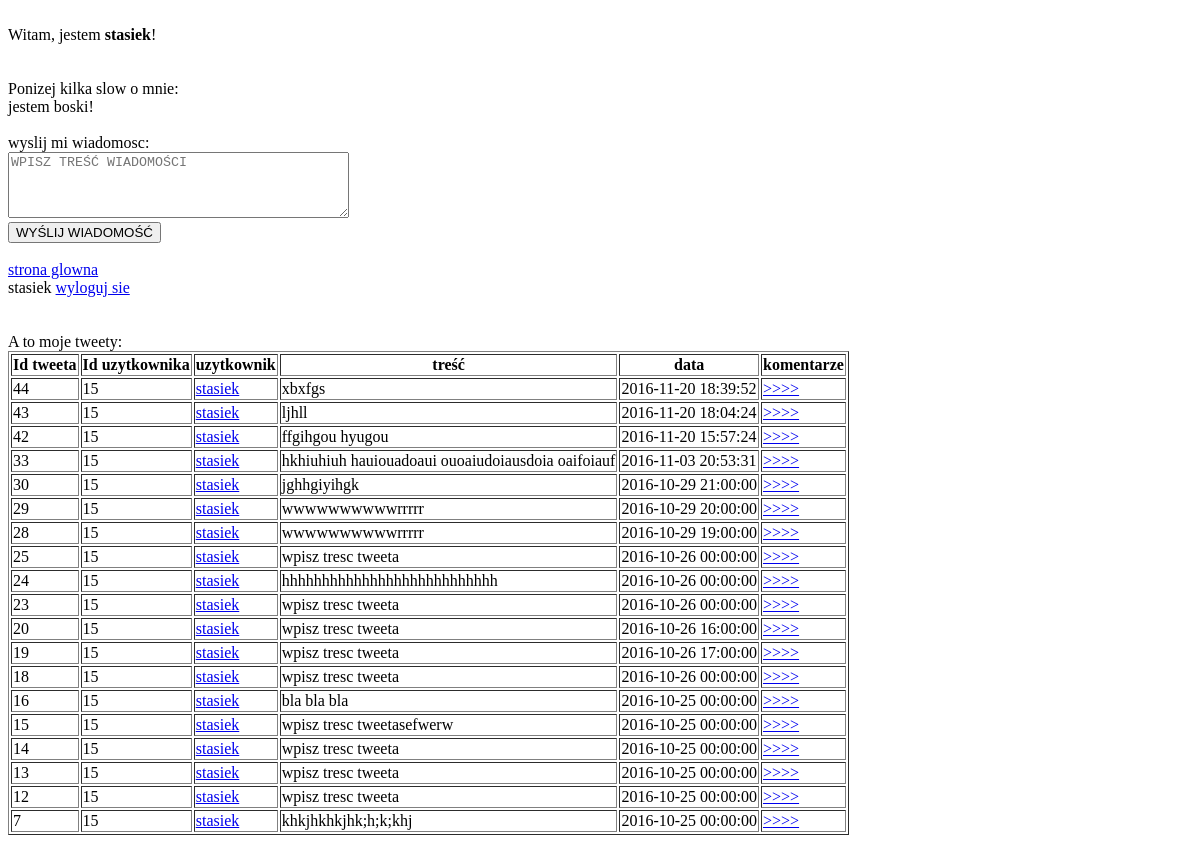
Before: /UserTweets.php?userId=15 (signed in) with the older database file.
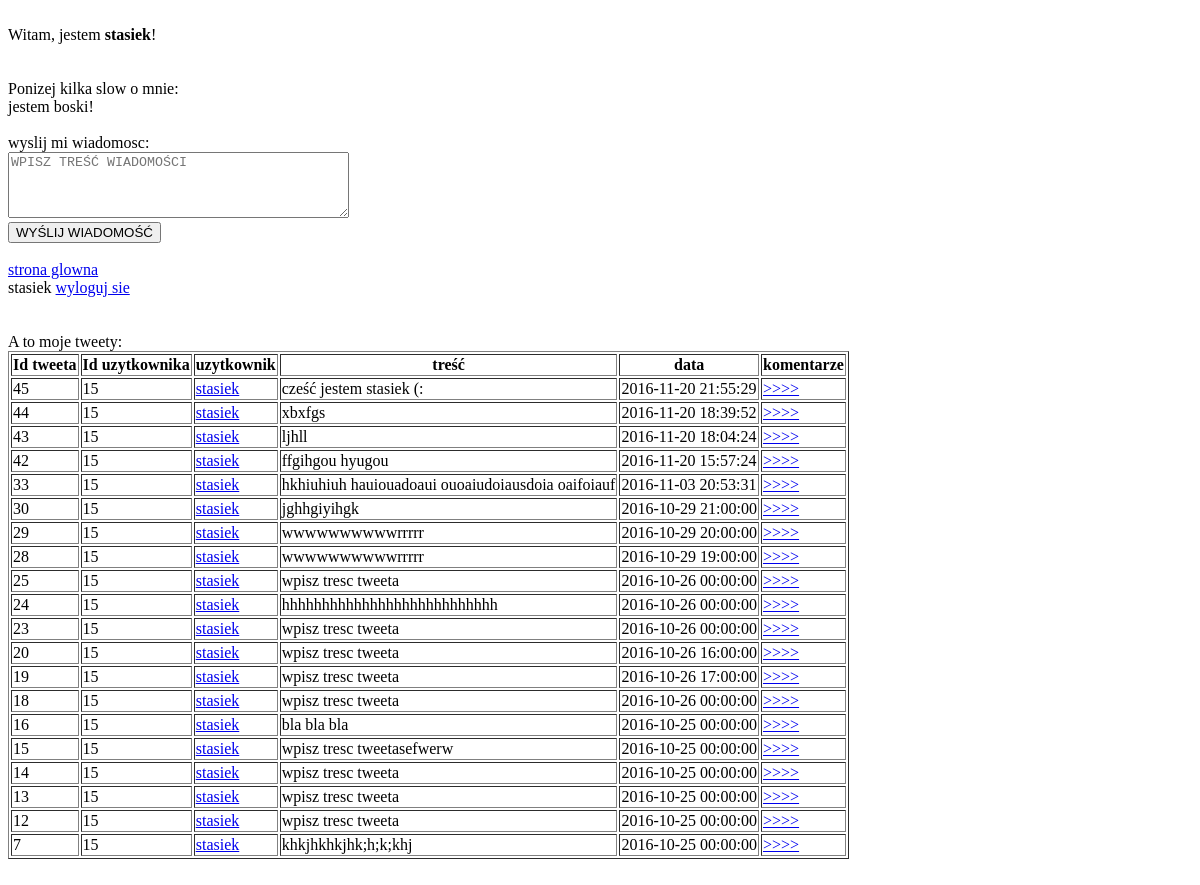
After: the same page with the newer database file.
### tables this page shows
CREATE TABLE IF NOT EXISTS `User` (
  `id` int(11) NOT NULL AUTO_INCREMENT,
  `username` varchar(255) DEFAULT NULL,
  `hashedPassword` varchar(255) DEFAULT NULL,
  `email` varchar(255) DEFAULT NULL,
  `information` varchar(225) NOT NULL,
  PRIMARY KEY (`id`),
  UNIQUE KEY `email` (`email`)
);

CREATE TABLE IF NOT EXISTS `Tweet` (
  `id` int(11) NOT NULL AUTO_INCREMENT,
  `userId` int(11) DEFAULT NULL,
  `text` varchar(255) DEFAULT NULL,
  `creationDate` datetime DEFAULT NULL,
  PRIMARY KEY (`id`),
  KEY `userId` (`userId`)
);

### src/User.php (called while the page is built, shortened)
<?php
class User {
    private $username;
    private $information;
    public function __construct() {
        $this->username = "";
        $this->information = "";
    }
    public function getUsername() {
        return $this->username;
    }
    public function getInformation() {
        return $this->information;
    }
    static public function loadUserById(mysqli $connection, $id) {
        $sql = "SELECT * FROM User WHERE id=$id";
        $result = $connection->query($sql);
        if ($result == true && $result->num_rows == 1) {
            $row = $result->fetch_assoc();
            $loadedUser = new User();
            $loadedUser->id = $row['id'];
            $loadedUser->username = $row['username'];
            $loadedUser->hashedPassword = $row['hashedPassword'];
            $loadedUser->email = $row['email'];
            $loadedUser->information = $row['information'];
            return $loadedUser;
        }
        return null;
    }
}

### src/Tweet.php (called while the page is built, shortened)
<?php
class Tweet {
    private $id;
    private $userId;
    private $text;
    private $creationDate;
    private $username;
    public function __construct() {
        $this->id = -1;
        $this->userId = "";
        $this->text = "";
        $this->creationDate = "";
    }
    public function getId() {
        return $this->id;
    }
    public function getUserId() {
        return $this->userId;
    }
    public function getText() {
        return $this->text;
    }
    public function getCreationDate() {
        return $this->creationDate;
    }
    public function getUsername() {
        return $this->username;
    }
    static public function loadAllTweetsByUserId(mysqli $connection, $userId) {
        $sql = "SELECT Tweet.*, User.username FROM Tweet, User WHERE Tweet.userId = User.id AND userId=$userId order by Tweet.id desc";
        $ret = [];
        $result = $connection->query($sql);
        if ($result == true && $result->num_rows != 0) {
            foreach ($result as $row) {
                $loadedTweetByUserId = new Tweet();
                $loadedTweetByUserId->id = $row['id'];
                $loadedTweetByUserId->userId = $row['userId'];
                $loadedTweetByUserId->text = $row['text'];
                $loadedTweetByUserId->creationDate = $row['creationDate'];
                $loadedTweetByUserId->username = $row['username'];
                $ret[] = $loadedTweetByUserId;
            }
        }
        return $ret;
    }
}

### UserTweets.php (the view, shortened to what this page needs)
<!DOCTYPE html>
<html>
    <head>
    </head>
    <body>
        <?php
        require_once 'src/connection.php';
        require_once 'src/Tweet.php';
        require_once 'src/User.php';
        $loadedUser = User::loadUserById($conn, $_GET['userId']);
        $activeUser = User::loadUserById($conn, $_SESSION['loggedUserId']);
        echo '<br>';
        echo 'Witam, jestem <b>' . $loadedUser->getUsername() . '</b>!<br>';
        echo '<br>';
        echo '<br>';
        echo 'Ponizej kilka slow o mnie:<br> ' . $loadedUser->getInformation() . '!<br>';
        echo '<br>';
        echo 'wyslij mi wiadomosc:';
        echo '<br>';
        ?>
        <form method="POST" action="#">
            <textarea name="message" cols="40" rows="4" placeholder="WPISZ TREŚĆ WIADOMOŚCI"></textarea><br>
            <input type="submit" name="submit" value="WYŚLIJ WIADOMOŚĆ"/><br><br>
        </form>
        <?php
        echo '<a href="Index.php">strona glowna</a>';
        echo '<br>';
        echo '' . $activeUser->getUsername() . ' <a href="Logout.php">wyloguj sie</a>';
        echo '<br>';
        echo '<br>';
        echo '<br>';
        echo 'A to moje tweety:';
        echo '<br>';
        $loadedTweetsByUserId = Tweet::loadAllTweetsByUserId($conn, $_GET['userId']);
        echo'<table border = 1>';
        echo '<tr><th>Id tweeta</th><th>Id uzytkownika</th><th>uzytkownik</th><th>treść</th><th>data</th><th>komentarze</th></tr>';
        foreach ($loadedTweetsByUserId as $tweet) {
            echo '<tr>';
            echo '<td>' . $tweet->getId() . '</td>';
            echo '<td>' . $tweet->getUserId() . '</td>';
            echo '<td><a href=UserTweets.php?userId=' . $tweet->getUserId() . '>' . $tweet->getUsername() . '</a></td>';
            echo '<td>' . $tweet->getText() . '</td>';
            echo '<td>' . $tweet->getCreationDate() . '</td>';
            echo '<td><a href=Comments.php?tweetId=' . $tweet->getId() . '>' . '>>>>' . '<a\></td>';
            echo '</tr>';
        }
        echo'</table>';
        echo '<br>';
        ?>
    </body>
</html>

Changed rows visible on the page:
added tweet: id "45", userId "15", userId.username "stasiek", text "cześć jestem stasiek (:", creationDate "2016-11-20 21:55:29"
